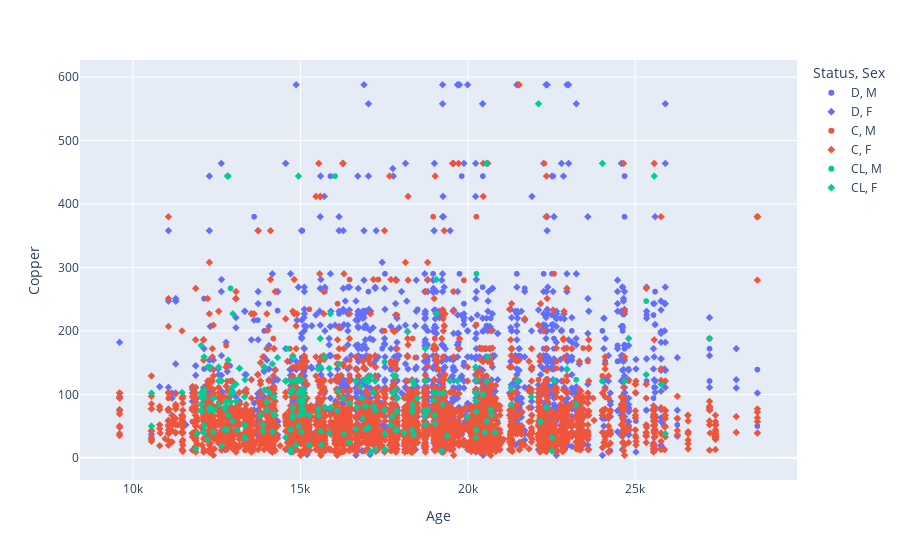

Here is the notebook cell this chart was saved with:
### Code cell
fig = px.scatter(df, x="Age", y="Copper", color="Status",symbol="Sex")
fig.show()

### Figure 1 — Plotly figure (JSON) as saved in the notebook; plotly's stock layout.template omitted (floating-point values rounded to 4 significant figures; data arrays with more than 128 entries replaced by an {"elided": "..."} marker saying what was removed)
{"data": [{"hovertemplate": "Status=D<br>Sex=M<br>Age=%{x}<br>Copper=%{y}<extra></extra>", "legendgroup": "D, M", "marker": {"color": "#636efa", "symbol": "circle"}, "mode": "markers", "name": "D, M", "showlegend": true, "type": "scattergl", "x": {"elided": "315 int values"}, "xaxis": "x", "y": {"elided": "315 int values"}, "yaxis": "y"}, {"hovertemplate": "Status=D<br>Sex=F<br>Age=%{x}<br>Copper=%{y}<extra></extra>", "legendgroup": "D, F", "marker": {"color": "#636efa", "symbol": "diamond"}, "mode": "markers", "name": "D, F", "showlegend": true, "type": "scattergl", "x": {"elided": "2350 int values"}, "xaxis": "x", "y": {"elided": "2350 int values"}, "yaxis": "y"}, {"hovertemplate": "Status=C<br>Sex=M<br>Age=%{x}<br>Copper=%{y}<extra></extra>", "legendgroup": "C, M", "marker": {"color": "#EF553B", "symbol": "circle"}, "mode": "markers", "name": "C, M", "showlegend": true, "type": "scattergl", "x": {"elided": "230 int values"}, "xaxis": "x", "y": {"elided": "230 int values"}, "yaxis": "y"}, {"hovertemplate": "Status=C<br>Sex=F<br>Age=%{x}<br>Copper=%{y}<extra></extra>", "legendgroup": "C, F", "marker": {"color": "#EF553B", "symbol": "diamond"}, "mode": "markers", "name": "C, F", "showlegend": true, "type": "scattergl", "x": {"elided": "4735 int values"}, "xaxis": "x", "y": {"elided": "4735 int values"}, "yaxis": "y"}, {"hovertemplate": "Status=CL<br>Sex=M<br>Age=%{x}<br>Copper=%{y}<extra></extra>", "legendgroup": "CL, M", "marker": {"color": "#00cc96", "symbol": "circle"}, "mode": "markers", "name": "CL, M", "showlegend": true, "type": "scattergl", "x": [16154, 19060, 20449, 13918, 18393, 12912, 18719, 16261, 13120, 15601, 20232, 23235, 25329, 16094, 16034, 17512, 20254, 18993, 21294, 15601, 18352, 27220, 12839, 14610], "xaxis": "x", "y": [148, 227, 100, 143, 116, 267, 75, 94, 44, 143, 32, 123, 247, 75, 444, 151, 290, 103, 84, 42, 84, 188, 444, 172], "yaxis": "y"}, {"hovertemplate": "Status=CL<br>Sex=F<br>Age=%{x}<br>Copper=%{y}<extra></extra>", "legendgroup": "CL, F", "marker": {"color": "#00cc96", "symbol": "diamond"}, "mode": "markers", "name": "CL, F", "showlegend": true, "type": "scattergl", "x": {"elided": "251 int values"}, "xaxis": "x", "y": {"elided": "251 int values"}, "yaxis": "y"}], "layout": {"legend": {"title": {"text": "Status, Sex"}, "tracegroupgap": 0}, "margin": {"t": 60}, "xaxis": {"anchor": "y", "domain": [0, 1], "title": {"text": "Age"}}, "yaxis": {"anchor": "x", "domain": [0, 1], "title": {"text": "Copper"}}}}
